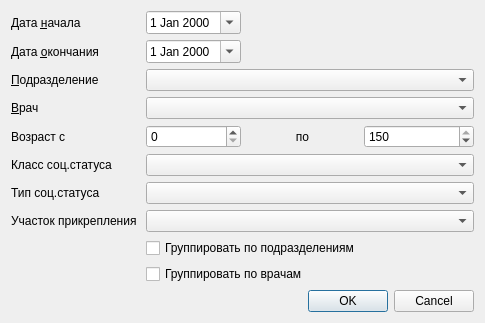
<?xml version="1.0" encoding="UTF-8"?>
<ui version="4.0">
 <class>ReportVaccineJournalSetup</class>
 <widget class="QDialog" name="ReportVaccineJournalSetup">
  <property name="geometry">
   <rect>
    <x>0</x>
    <y>0</y>
    <width>485</width>
    <height>319</height>
   </rect>
  </property>
  <property name="windowTitle">
   <string>Параметры отчета</string>
  </property>
  <layout class="QGridLayout" name="gridLayout">
   <item row="16" column="0" colspan="4">
    <widget class="QDialogButtonBox" name="buttonBox">
     <property name="orientation">
      <enum>Qt::Horizontal</enum>
     </property>
     <property name="standardButtons">
      <set>QDialogButtonBox::Cancel|QDialogButtonBox::Ok</set>
     </property>
    </widget>
   </item>
   <item row="2" column="0">
    <widget class="QLabel" name="lblEndDate">
     <property name="text">
      <string>Дата &amp;окончания</string>
     </property>
     <property name="buddy">
      <cstring>edtEndDate</cstring>
     </property>
    </widget>
   </item>
   <item row="5" column="0">
    <widget class="QLabel" name="lblPerson">
     <property name="text">
      <string>&amp;Врач</string>
     </property>
     <property name="buddy">
      <cstring>cmbPerson</cstring>
     </property>
    </widget>
   </item>
   <item row="2" column="1">
    <widget class="CDateEdit" name="edtEndDate">
     <property name="sizePolicy">
      <sizepolicy hsizetype="Maximum" vsizetype="Fixed">
       <horstretch>0</horstretch>
       <verstretch>0</verstretch>
      </sizepolicy>
     </property>
     <property name="calendarPopup">
      <bool>true</bool>
     </property>
    </widget>
   </item>
   <item row="7" column="3">
    <widget class="QSpinBox" name="edtAgeTo">
     <property name="maximum">
      <number>150</number>
     </property>
     <property name="value">
      <number>150</number>
     </property>
    </widget>
   </item>
   <item row="15" column="0" colspan="4">
    <spacer name="verticalSpacer">
     <property name="orientation">
      <enum>Qt::Vertical</enum>
     </property>
     <property name="sizeHint" stdset="0">
      <size>
       <width>20</width>
       <height>40</height>
      </size>
     </property>
    </spacer>
   </item>
   <item row="7" column="2">
    <widget class="QLabel" name="lblAgeTo">
     <property name="text">
      <string>по</string>
     </property>
     <property name="alignment">
      <set>Qt::AlignCenter</set>
     </property>
    </widget>
   </item>
   <item row="7" column="0">
    <widget class="QLabel" name="lblAgeFrom">
     <property name="text">
      <string>Возраст с</string>
     </property>
    </widget>
   </item>
   <item row="7" column="1">
    <widget class="QSpinBox" name="edtAgeFrom">
     <property name="maximum">
      <number>150</number>
     </property>
     <property name="value">
      <number>0</number>
     </property>
    </widget>
   </item>
   <item row="1" column="0">
    <widget class="QLabel" name="lblBegDate">
     <property name="sizePolicy">
      <sizepolicy hsizetype="Maximum" vsizetype="Preferred">
       <horstretch>0</horstretch>
       <verstretch>0</verstretch>
      </sizepolicy>
     </property>
     <property name="text">
      <string>Дата &amp;начала</string>
     </property>
     <property name="buddy">
      <cstring>edtBegDate</cstring>
     </property>
    </widget>
   </item>
   <item row="1" column="1">
    <widget class="CDateEdit" name="edtBegDate">
     <property name="sizePolicy">
      <sizepolicy hsizetype="Maximum" vsizetype="Fixed">
       <horstretch>0</horstretch>
       <verstretch>0</verstretch>
      </sizepolicy>
     </property>
     <property name="calendarPopup">
      <bool>true</bool>
     </property>
    </widget>
   </item>
   <item row="5" column="1" colspan="3">
    <widget class="CPersonComboBoxEx" name="cmbPerson"/>
   </item>
   <item row="4" column="0">
    <widget class="QLabel" name="lblOrgStructure">
     <property name="text">
      <string>&amp;Подразделение</string>
     </property>
     <property name="buddy">
      <cstring>cmbOrgStructure</cstring>
     </property>
    </widget>
   </item>
   <item row="4" column="1" colspan="3">
    <widget class="COrgStructureComboBox" name="cmbOrgStructure"/>
   </item>
   <item row="9" column="0">
    <widget class="QLabel" name="lblSocStatusType">
     <property name="text">
      <string>Тип соц.статуса</string>
     </property>
     <property name="buddy">
      <cstring>cmbSocStatusType</cstring>
     </property>
    </widget>
   </item>
   <item row="13" column="1" colspan="3">
    <widget class="QCheckBox" name="chkgroupfordivision">
     <property name="text">
      <string>Группировать по подразделениям</string>
     </property>
    </widget>
   </item>
   <item row="14" column="1" colspan="3">
    <widget class="QCheckBox" name="chkgroupforperson">
     <property name="text">
      <string>Группировать по врачам</string>
     </property>
    </widget>
   </item>
   <item row="9" column="1" colspan="3">
    <widget class="CRBComboBox" name="cmbSocStatusType"/>
   </item>
   <item row="8" column="0">
    <widget class="QLabel" name="lblSocStatusClass">
     <property name="text">
      <string>Класс соц.статуса</string>
     </property>
     <property name="buddy">
      <cstring>cmbSocStatusClass</cstring>
     </property>
    </widget>
   </item>
   <item row="8" column="1" colspan="3">
    <widget class="CSocStatusComboBox" name="cmbSocStatusClass"/>
   </item>
   <item row="10" column="0">
    <widget class="QLabel" name="lblOrgStructure_2">
     <property name="text">
      <string>Участок прикрепления </string>
     </property>
     <property name="buddy">
      <cstring>cmbOrgStructure</cstring>
     </property>
    </widget>
   </item>
   <item row="10" column="1" colspan="3">
    <widget class="CAreaComboBox" name="cmbOrgStructureRegion">
     <property name="sizePolicy">
      <sizepolicy hsizetype="Preferred" vsizetype="Fixed">
       <horstretch>0</horstretch>
       <verstretch>0</verstretch>
      </sizepolicy>
     </property>
     <property name="minimumSize">
      <size>
       <width>200</width>
       <height>0</height>
      </size>
     </property>
     <property name="sizeAdjustPolicy">
      <enum>QComboBox::AdjustToContents</enum>
     </property>
    </widget>
   </item>
  </layout>
 </widget>
 <customwidgets>
  <customwidget>
   <class>COrgStructureComboBox</class>
   <extends>QComboBox</extends>
   <header>Orgs/OrgStructComboBoxes.h</header>
  </customwidget>
  <customwidget>
   <class>CRBComboBox</class>
   <extends>QComboBox</extends>
   <header>library/crbcombobox.h</header>
  </customwidget>
  <customwidget>
   <class>CDateEdit</class>
   <extends>QDateEdit</extends>
   <header>library/DateEdit.h</header>
  </customwidget>
  <customwidget>
   <class>CPersonComboBoxEx</class>
   <extends>QComboBox</extends>
   <header>Orgs/PersonComboBoxEx.h</header>
  </customwidget>
  <customwidget>
   <class>CSocStatusComboBox</class>
   <extends>QComboBox</extends>
   <header>Registry/SocStatusComboBox.h</header>
  </customwidget>
  <customwidget>
   <class>CAreaComboBox</class>
   <extends>QComboBox</extends>
   <header>Orgs/OrgStructComboBoxes</header>
  </customwidget>
 </customwidgets>
 <resources/>
 <connections>
  <connection>
   <sender>buttonBox</sender>
   <signal>accepted()</signal>
   <receiver>ReportVaccineJournalSetup</receiver>
   <slot>accept()</slot>
   <hints>
    <hint type="sourcelabel">
     <x>248</x>
     <y>254</y>
    </hint>
    <hint type="destinationlabel">
     <x>157</x>
     <y>274</y>
    </hint>
   </hints>
  </connection>
  <connection>
   <sender>buttonBox</sender>
   <signal>rejected()</signal>
   <receiver>ReportVaccineJournalSetup</receiver>
   <slot>reject()</slot>
   <hints>
    <hint type="sourcelabel">
     <x>316</x>
     <y>260</y>
    </hint>
    <hint type="destinationlabel">
     <x>286</x>
     <y>274</y>
    </hint>
   </hints>
  </connection>
 </connections>
</ui>
